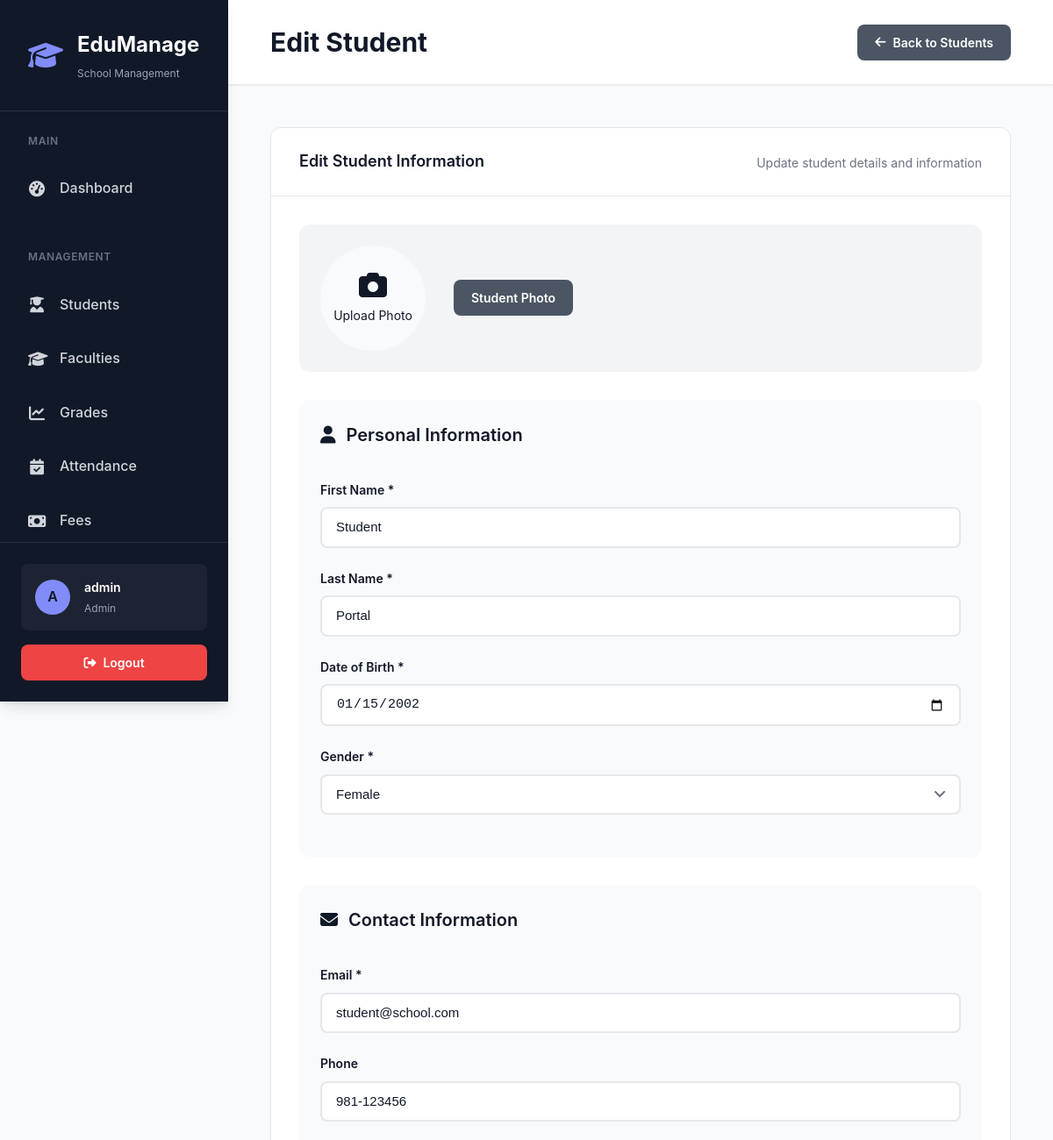
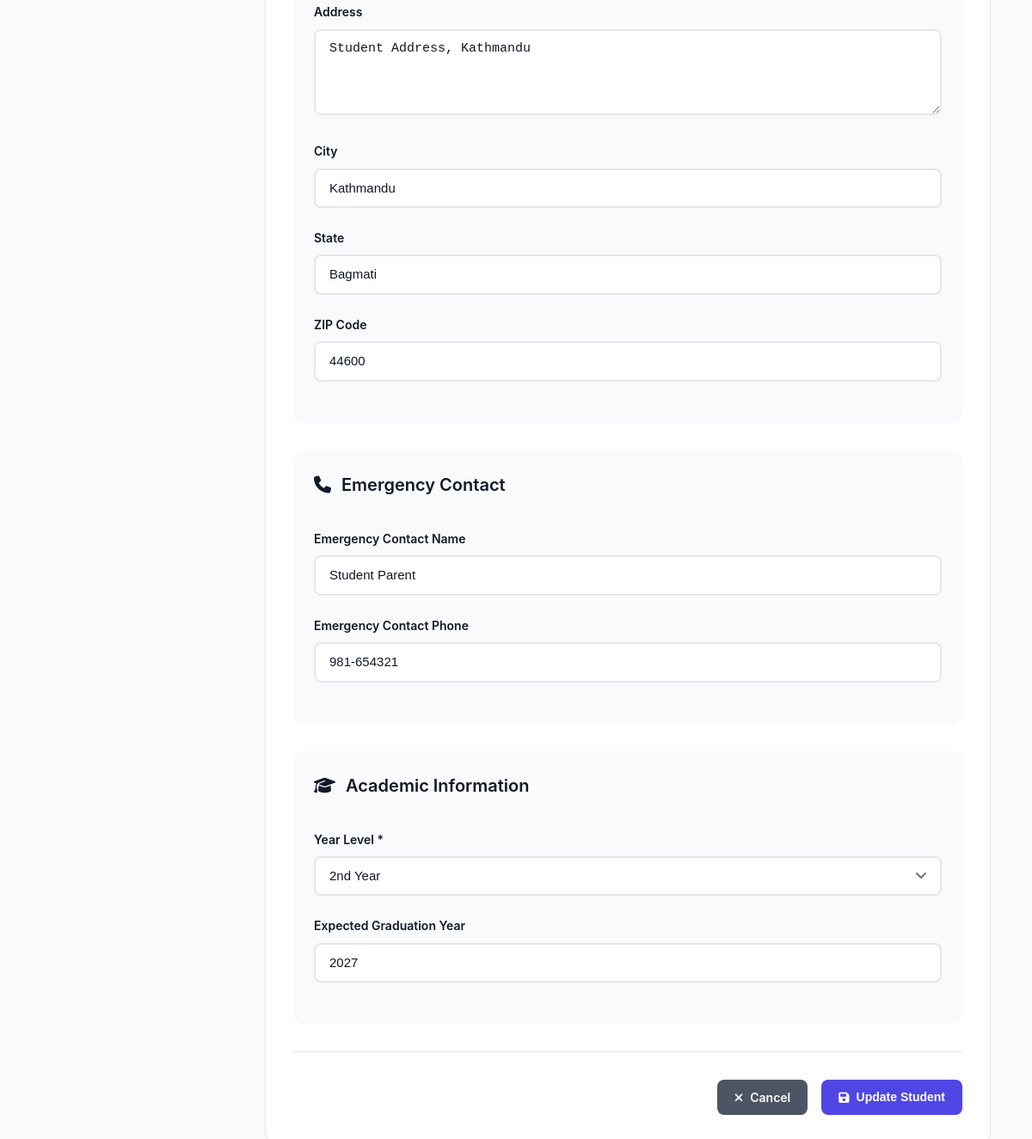
Page /students/1/edit (signed in) on the committed database (2 pictures, top to bottom).
### models.py (models this page shows, shortened)
class User(UserMixin, db.Model):
    __tablename__ = 'user'
    id = db.Column(db.Integer, primary_key=True)
    username = db.Column(db.String(150), unique=True, nullable=False, index=True)
    email = db.Column(db.String(150), unique=True, nullable=False, index=True)
    password_hash = db.Column(db.String(255), nullable=False)
    role = db.Column(db.String(50), default='admin')  # admin, teacher, staff
    first_name = db.Column(db.String(50))
    last_name = db.Column(db.String(50))
    phone = db.Column(db.String(20))
    profile_image = db.Column(db.String(255))
    created_at = db.Column(db.DateTime, default=datetime.utcnow)
    updated_at = db.Column(db.DateTime, default=datetime.utcnow, onupdate=datetime.utcnow)
    last_login = db.Column(db.DateTime)
    is_active = db.Column(db.Boolean, default=True)
    events_created = db.relationship('Event', backref='creator', lazy=True)

class Student(db.Model):
    __tablename__ = 'student'
    __table_args__ = (
        Index('idx_student_name', 'last_name', 'first_name'),
        Index('idx_student_status', 'status'),
        Index('idx_student_grade', 'grade_level'),
    )
    id = db.Column(db.Integer, primary_key=True)
    student_id = db.Column(db.String(20), unique=True, nullable=False, index=True)
    first_name = db.Column(db.String(50), nullable=False)
    last_name = db.Column(db.String(50), nullable=False)
    email = db.Column(db.String(120), unique=True, nullable=False, index=True)
    password_hash = db.Column(db.String(255))  # For student portal login
    phone = db.Column(db.String(20))
    date_of_birth = db.Column(db.Date, nullable=False)
    gender = db.Column(db.String(10), nullable=False)
    address = db.Column(db.Text)
    city = db.Column(db.String(50))
    state = db.Column(db.String(50))
    zip_code = db.Column(db.String(10))
    emergency_contact = db.Column(db.String(100))
    emergency_phone = db.Column(db.String(20))
    parent_email = db.Column(db.String(120))
    grade_level = db.Column(db.String(20), nullable=False)
    enrollment_date = db.Column(db.Date, default=datetime.utcnow)
    graduation_year = db.Column(db.Integer)
    status = db.Column(db.String(20), default='active', index=True)  # active, inactive, graduated, transferred
    gpa = db.Column(db.Float, default=0.0)
    photo_filename = db.Column(db.String(255))
    medical_info = db.Column(db.Text)  # Medical conditions or allergies
    notes = db.Column(db.Text)  # Additional notes
    created_at = db.Column(db.DateTime, default=datetime.utcnow)
    updated_at = db.Column(db.DateTime, default=datetime.utcnow, onupdate=datetime.utcnow)
    grades = db.relationship('Grade', backref='student', lazy='dynamic', cascade='all, delete-orphan')
    attendance_records = db.relationship('Attendance', backref='student', lazy='dynamic', cascade='all, delete-orphan')
    enrollments = db.relationship('Enrollment', backref='student', lazy='dynamic', cascade='all, delete-orphan')
    assignments = db.relationship('Assignment', backref='student', lazy='dynamic', cascade='all, delete-orphan')

### app.py (the view, shortened to what this page needs)
@app.route('/students/<int:id>/edit', methods=['GET', 'POST'])
@login_required
@admin_required  # Only admins can edit student personal data
def edit_student(id):
    student = Student.query.get_or_404(id)
    if current_user.role == 'teacher' and not can_teacher_access_student(current_user.id, id):
        flash('You can only edit students you teach.', 'error')
        return redirect(url_for('students'))
    form = StudentForm(obj=student)
    return render_template('students/form.html', form=form, student=student, title='Edit Student')

### templates/students/form.html (shortened to what this page needs)
{% extends 'base.html' %}
{% block page_title %}{% if student %}Edit Student{% else %}Add New Student{% endif %}{% endblock %}
{% block header_actions %}
    <a href="{{ url_for('students') }}" class="btn btn-secondary">
        <i class="fas fa-arrow-left"></i>
        Back to Students
    </a>
{% endblock %}
{% block content %}
<div class="content animate-fade-in-up">
    <div class="card">
        <div class="card-header">
            <h3>{% if student %}Edit Student Information{% else %}Add New Student{% endif %}</h3>
            <p style="color: var(--text-tertiary); font-size: 0.875rem; margin-top: 0.25rem;">
                {% if student %}Update student details and information{% else %}Enter all required information for the new student{% endif %}
            </p>
        </div>
        <div class="card-body">
            <form method="POST" enctype="multipart/form-data">
            <div class="photo-section">
                <div class="photo-preview">
                    {% if student and student.photo_filename %}
                        <img id="photoPreview" src="{{ url_for('static', filename='uploads/' + student.photo_filename) }}"
                             alt="Student Photo" class="photo-img">
                    {% else %}
                        <div id="photoPreview" class="photo-placeholder">
                            <i class="fas fa-camera"></i>
                            <span>Upload Photo</span>
                        </div>
                    {% endif %}
                </div>
                <div class="photo-controls">
                    {{ form.photo.label(class="btn btn-secondary") }}
                </div>
            </div>
            <div class="form-section">
                <h3 class="section-title">
                    <i class="fas fa-user"></i>
                    Personal Information
                </h3>
                <div class="form-grid">
                    <div class="form-group">
                        {{ form.first_name.label(class="form-label required") }}
                        {{ form.first_name(class="form-control") }}
                    </div>
                    <div class="form-group">
                        {{ form.last_name.label(class="form-label required") }}
                        {{ form.last_name(class="form-control") }}
                    </div>
                    <div class="form-group">
                        {{ form.date_of_birth.label(class="form-label required") }}
                        {{ form.date_of_birth(class="form-control") }}
                    </div>
                    <div class="form-group">
                        {{ form.gender.label(class="form-label required") }}
                        {{ form.gender(class="form-control") }}
                    </div>
                </div>
            </div>
            <div class="form-section">
                <h3 class="section-title">
                    <i class="fas fa-envelope"></i>
                    Contact Information
                </h3>
                <div class="form-grid">
                    <div class="form-group">
                        {{ form.email.label(class="form-label required") }}
                        {{ form.email(class="form-control") }}
                    </div>
                    <div class="form-group">
                        {{ form.phone.label(class="form-label") }}
                        {{ form.phone(class="form-control") }}
                    </div>
                </div>
                <div class="form-group">
                    {{ form.address.label(class="form-label") }}
                    {{ form.address(class="form-control", rows="3") }}
                </div>
                <div class="form-grid">
                    <div class="form-group">
                        {{ form.city.label(class="form-label") }}
                        {{ form.city(class="form-control") }}
                    </div>
                    <div class="form-group">
                        {{ form.state.label(class="form-label") }}
                        {{ form.state(class="form-control") }}
                    </div>
                    <div class="form-group">
                        {{ form.zip_code.label(class="form-label") }}
                        {{ form.zip_code(class="form-control") }}
                    </div>
                </div>
            </div>
            <div class="form-section">
                <h3 class="section-title">
                    <i class="fas fa-phone"></i>
                    Emergency Contact
                </h3>
                <div class="form-grid">
                    <div class="form-group">
                        {{ form.emergency_contact.label(class="form-label") }}
                        {{ form.emergency_contact(class="form-control") }}
                    </div>
                    <div class="form-group">
                        {{ form.emergency_phone.label(class="form-label") }}
                        {{ form.emergency_phone(class="form-control") }}
                    </div>
                </div>
            </div>
            <div class="form-section">
                <h3 class="section-title">
                    <i class="fas fa-graduation-cap"></i>
                    Academic Information
                </h3>
                <div class="form-grid">
                    <div class="form-group">
                        {{ form.grade_level.label(class="form-label required") }}
                        {{ form.grade_level(class="form-control") }}
                    </div>
                    <div class="form-group">
                        {{ form.graduation_year.label(class="form-label") }}
                        {{ form.graduation_year(class="form-control") }}
                    </div>
                </div>
                </div>
                <div style="display: flex; justify-content: flex-end; gap: 1rem; margin-top: 2rem; padding-top: 2rem; border-top: 1px solid var(--border-color);">
                    <a href="{{ url_for('students') }}" class="btn btn-secondary">
                        <i class="fas fa-times"></i>
                        Cancel
                    </a>
                    <button type="submit" class="btn btn-primary">
                        <i class="fas fa-save"></i>
                        {% if student %}Update Student{% else %}Add Student{% endif %}
                    </button>
                </div>
            </form>
        </div>
    </div>
</div>
{% endblock %}

### templates/base.html (shortened to what this page needs)
<!DOCTYPE html>
<html lang="en">
<head>
    <link rel="stylesheet" href="https://cdnjs.cloudflare.com/ajax/libs/font-awesome/6.4.0/css/all.min.css">
    <link rel="stylesheet" href="{{ url_for('static', filename='style_modern.css') }}">
</head>
<body>
    {% if current_user.is_authenticated %}
    <div class="app-container">
        <aside class="sidebar" id="sidebar">
            <div class="sidebar-header">
                <a href="{{ url_for('dashboard') }}" class="sidebar-logo">
                    <i class="fas fa-graduation-cap"></i>
                    <div class="sidebar-logo-text">
                        <h1>EduManage</h1>
                        <p>School Management</p>
                    </div>
                </a>
            </div>
            <nav class="sidebar-nav">
                {% if current_user.role == 'student' %}
                <div class="nav-section">
                    <div class="nav-section-title">Student Portal</div>
                    <a href="{{ url_for('student_dashboard') }}" class="nav-link {{ 'active' if request.endpoint == 'student_dashboard' }}">
                        <i class="fas fa-tachometer-alt"></i>
                        <span>Dashboard</span>
                    </a>
                    <a href="{{ url_for('student_profile') }}" class="nav-link {{ 'active' if request.endpoint and 'student_profile' in request.endpoint }}">
                        <i class="fas fa-user"></i>
                        <span>My Profile</span>
                    </a>
                    <a href="{{ url_for('student_my_grades') }}" class="nav-link {{ 'active' if request.endpoint and 'student_my_grades' in request.endpoint }}">
                        <i class="fas fa-star"></i>
                        <span>My Grades</span>
                    </a>
                    <a href="{{ url_for('student_my_attendance') }}" class="nav-link {{ 'active' if request.endpoint and 'student_my_attendance' in request.endpoint }}">
                        <i class="fas fa-calendar-check"></i>
                        <span>My Attendance</span>
                    </a>
                    <a href="{{ url_for('student_my_fees') }}" class="nav-link {{ 'active' if request.endpoint and 'student_my_fees' in request.endpoint }}">
                        <i class="fas fa-money-bill-wave"></i>
                        <span>My Fees</span>
                    </a>
                </div>
                {% else %}
                <div class="nav-section">
                    <div class="nav-section-title">Main</div>
                    <a href="{{ url_for('dashboard') }}" class="nav-link {{ 'active' if request.endpoint == 'dashboard' }}">
                        <i class="fas fa-tachometer-alt"></i>
                        <span>Dashboard</span>
                    </a>
                </div>
                <div class="nav-section">
                    <div class="nav-section-title">Management</div>
                    <a href="{{ url_for('students') }}" class="nav-link {{ 'active' if request.endpoint and 'students' in request.endpoint and 'student_' not in request.endpoint }}">
                        <i class="fas fa-user-graduate"></i>
                        <span>Students</span>
                    </a>
                    <a href="{{ url_for('subjects') }}" class="nav-link {{ 'active' if request.endpoint and 'subject' in request.endpoint }}">
                        <i class="fas fa-graduation-cap"></i>
                        <span>Faculties</span>
                    </a>
                    <a href="{{ url_for('grades') }}" class="nav-link {{ 'active' if request.endpoint and 'grades' == request.endpoint }}">
                        <i class="fas fa-chart-line"></i>
                        <span>Grades</span>
                    </a>
                    <a href="{{ url_for('attendance') }}" class="nav-link {{ 'active' if request.endpoint and 'attendance' == request.endpoint }}">
                        <i class="fas fa-calendar-check"></i>
                        <span>Attendance</span>
                    </a>
                    <a href="{{ url_for('fees') }}" class="nav-link {{ 'active' if request.endpoint and 'fees' in request.endpoint }}">
                        <i class="fas fa-money-bill"></i>
                        <span>Fees</span>
                    </a>
                </div>
                {% endif %}
            </nav>
            <div class="sidebar-footer">
                <div class="user-info">
                    <div class="user-avatar">
                        {% if current_user.role == 'student' %}
                            {{ current_user.username[0].upper() }}{{ current_user.username[1].upper() if current_user.username|length > 1 else '' }}
                        {% else %}
                            {{ current_user.username[0].upper() }}
                        {% endif %}
                    </div>
                    <div class="user-details">
                        <h4>{{ current_user.username }}</h4>
                        <p>{{ current_user.role.title() }}</p>
                    </div>
                </div>
                <a href="{{ url_for('logout') }}" class="btn btn-danger btn-block">
                    <i class="fas fa-sign-out-alt"></i>
                    <span>Logout</span>
                </a>
            </div>
        </aside>
        <main class="main-content">
            <div class="content-header">
                <div class="content-header-inner">
                    <div>
                        <h1 class="page-title">{% block page_title %}Dashboard{% endblock %}</h1>
                    </div>
                    <div class="header-actions">
                        {% block header_actions %}{% endblock %}
                    </div>
                </div>
            </div>
            <div class="content-body">
                {% block content %}{% endblock %}
            </div>
        </main>
    </div>
    {% endif %}
</body>
</html>

### rows in the picture
User: username "A", username "admin", role "Admin"
Student: first_name "Student", last_name "Portal", date_of_birth "01/15/2002", gender "Female", email "student@school.com", phone "981-123456", address "Student Address, Kathmandu", city "Kathmandu", state "Bagmati", zip_code "44600", emergency_contact "Student Parent", emergency_phone "981-654321", grade_level "2nd Year", graduation_year "2027"
